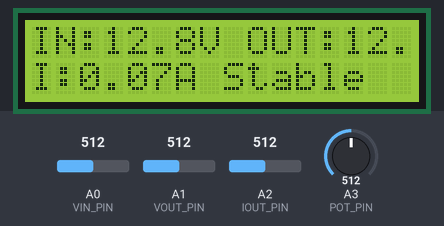
A sketch run on a simulated Arduino Uno, built with avr-gcc and run on an emulated ATmega328P. Shown: 16×2 character LCD. Inputs (shaded band) come from the test bench; at power-on: A3 (POT_PIN) = 512, A0 (VIN_PIN) = 512, A1 (VOUT_PIN) = 512, A2 (IOUT_PIN) = 512. What the sketch prints to the serial monitor is not drawn.

Above: at 2.7 s.
2.8 s: A3 (POT_PIN) set to 306
At 4.3 s:
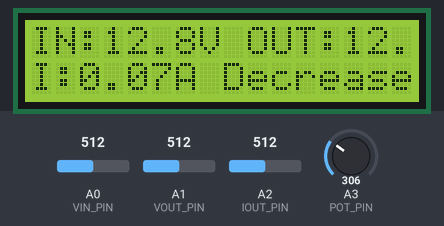
6.2 s: A0 (VIN_PIN) set to 716
At 7.1 s:
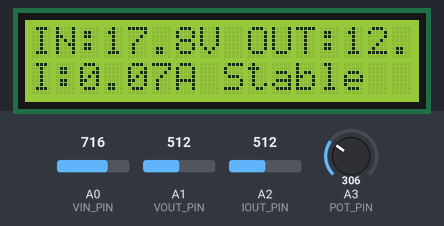
8.3 s: A1 (VOUT_PIN) set to 716
At 10.0 s:
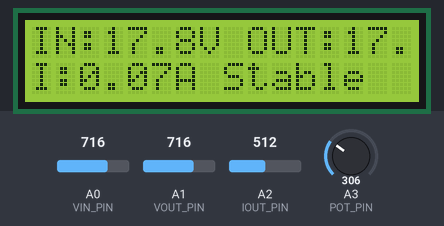
10.3 s: A2 (IOUT_PIN) set to 716
At 12.1 s:
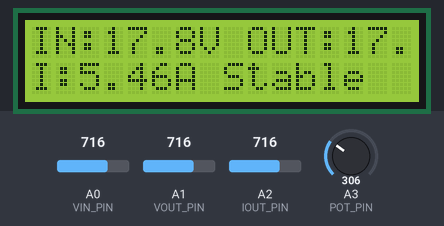
12.4 s: A0 (VIN_PIN) set to 992
At 13.9 s:
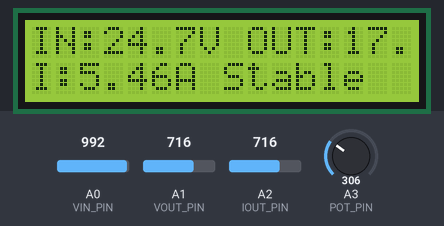
14.5 s: A1 (VOUT_PIN) set to 992
At 15.8 s:
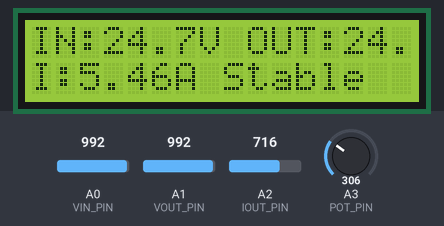
Timing chart, 0 to 17.5 s (numbered marks = the images above; inputs shaded):
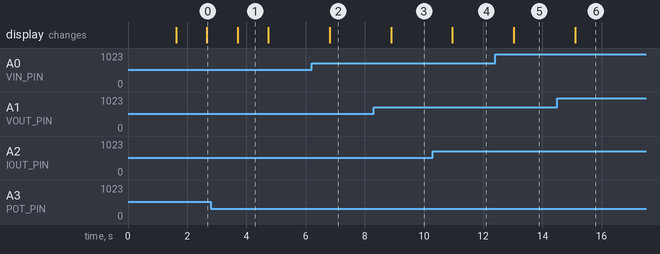

The sketch:

buck_monitor.ino
```cpp
#include <Arduino.h>
#include <Wire.h>
#include <LiquidCrystal_I2C.h>

// ----------------------------
// LCD Setup
// ----------------------------
LiquidCrystal_I2C lcd(0x3F, 16, 2);  // Address 0x27, 16x2 LCD

// ----------------------------
// Pin Configuration
// ----------------------------
#define VIN_PIN   A0  // Input voltage
#define VOUT_PIN  A1   // Output voltage
#define IOUT_PIN  A2   // Output current (ACS712)
#define POT_PIN   A3  // Potentiometer (47kΩ)

// ----------------------------
// Calibration & Variables
// ----------------------------
float prevPotValue = 0;
String potStatus = "Stable";

const float VREF = 5.0;            // Arduino reference voltage
const float VOLT_DIV_RATIO = 5.1; // Adjust for your voltage divider
const float ACS_OFFSET = 2.49;      // ACS712 output offset (V)
const float ACS_SENSITIVITY = 0.185; // 185 mV/A for 5A sensor

// ----------------------------
// Function to read voltage
// ----------------------------
float readVoltage(int pin) {
  int adc = analogRead(pin);
  float voltage = (adc * VREF) / 1023.0;
  return voltage * VOLT_DIV_RATIO;
}

// ----------------------------
// Function to read current
// ----------------------------
float readCurrent(int pin) {
  int adc = analogRead(pin);
  float voltage = (adc * VREF) / 1023.0;
  float current = (voltage - ACS_OFFSET) / ACS_SENSITIVITY;
  return current;
}

// ----------------------------
// Detect potentiometer rotation
// ----------------------------
String detectPotRotation(float currentValue) {
  String result;
  if (currentValue > prevPotValue + 5) {
    result = "Increased";
  } else if (currentValue < prevPotValue - 5) {
    result = "Decreased";
  } else {
    result = "Stable";
  }
  prevPotValue = currentValue;
  return result;
}

// ----------------------------
// Setup
// ----------------------------
void setup() {
  Serial.begin(9600);

  lcd.begin();       // Use library-specific begin() with no arguments
  lcd.backlight();
  lcd.clear();
  lcd.setCursor(0, 0);
  lcd.print("Voltage Monitor");
  delay(1500);
}

// ----------------------------
// Main Loop
// ----------------------------
void loop() {
  float vin = readVoltage(VIN_PIN);
  float vout = readVoltage(VOUT_PIN);
  float iout = readCurrent(IOUT_PIN);
  float potValue = analogRead(POT_PIN);

  potStatus = detectPotRotation(potValue);

  // ---- LCD Display ----
  lcd.clear();
  lcd.setCursor(0, 0);
  lcd.print("IN:");
  lcd.print(vin, 1);
  lcd.print("V OUT:");
  lcd.print(vout, 1);
  lcd.print("V");

  lcd.setCursor(0, 1);
  lcd.print("I:");
  lcd.print(iout, 2);
  lcd.print("A ");
  lcd.print(potStatus);

  // ---- Serial Monitor ----
  Serial.print("Vin: "); Serial.print(vin, 2); Serial.print("V  ");
  Serial.print("Vout: "); Serial.print(vout, 2); Serial.print("V  ");
  Serial.print("Iout: "); Serial.print(iout, 2); Serial.print("A  ");
  Serial.print("Pot: "); Serial.print(potValue);
  Serial.print(" -> "); Serial.println(potStatus);

  delay(1000);  // Update every second
}
```

Measured:
- after the input at 2.8 s, the display: changes after 0.90 s (image 1)
- after the input at 6.2 s, the display: changes after 0.61 s (image 2)
- after the input at 8.3 s, the display: changes after 0.59 s (image 3)
- after the input at 10.3 s, the display: changes after 0.66 s (image 4)
- after the input at 12.4 s, the display: changes after 0.64 s (image 5)
- after the input at 14.5 s, the display: changes after 0.61 s (image 6)
- what the display in image 1 shows lasts 1.0 s, from 3.7 s to 4.7 s
